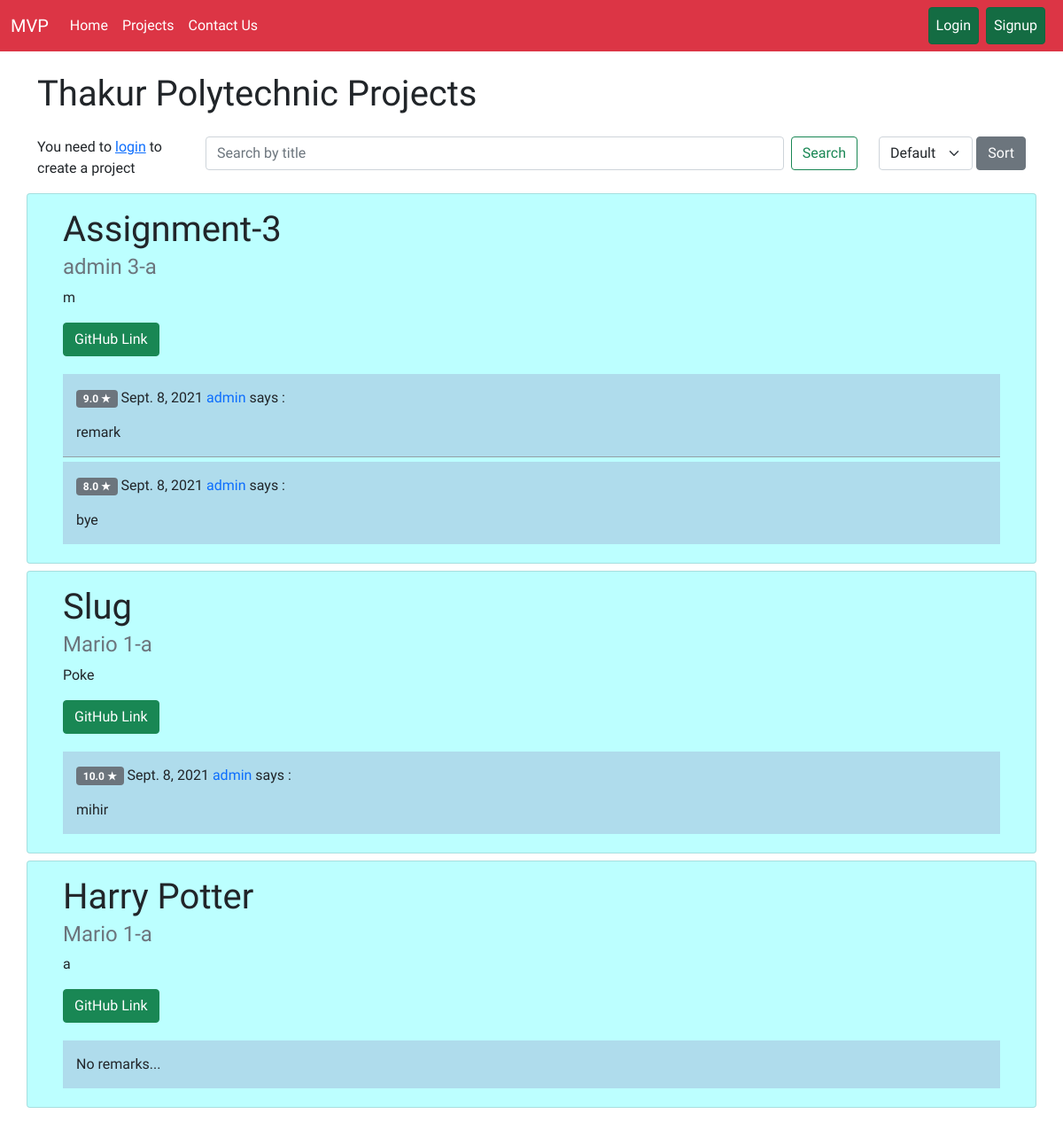
The page /projects/ on the database as committed earlier.
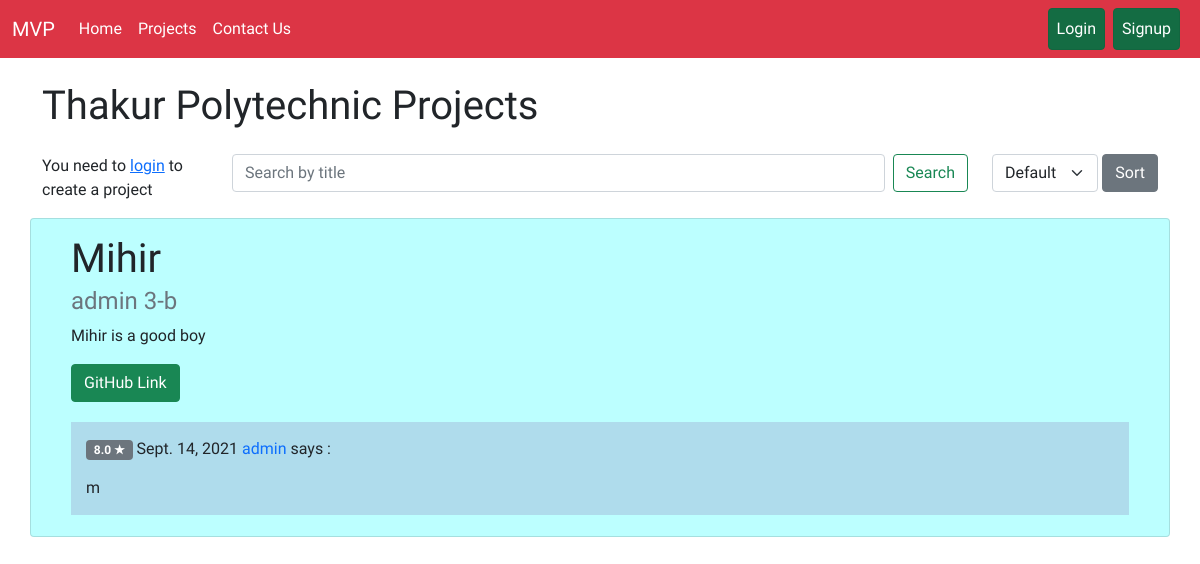
The same page on the database as committed later.
### projects/models.py (models this page shows, shortened)
class Project(models.Model):
    email = models.EmailField(max_length=254)
    title = models.CharField( max_length= 70)
    desc = models.CharField(max_length=700,blank=True,null=True)
    enroll_no = models.IntegerField()
    year = models.CharField( max_length=1)
    sec = models.CharField( max_length=1)
    git_link = models.CharField(max_length=70)
    live_link = models.CharField(max_length=70,blank=True,null=True)
    screenshot = models.ImageField( upload_to="projects/images",blank=True,null=True)
    submitted_by = models.ForeignKey(User, on_delete=models.CASCADE)
    pub_on = models.DateField(auto_now_add=True)
    updated_on =models.DateField(auto_now=True)
    class Meta:
        managed = True
        verbose_name = 'Project'
        verbose_name_plural = 'Projects'

class Remarks(models.Model):
    rating = models.FloatField()
    remarks = models.CharField( max_length=200)
    author = models.ForeignKey(User, on_delete=models.CASCADE)
    project = models.ForeignKey(Project , related_name="projects" , on_delete=models.CASCADE)
    pub_date = models.DateField(auto_now_add=True)
    class Meta:
        verbose_name = 'Remarks'
        verbose_name_plural = 'Remarks'

### projects/views.py (the view)
# urls.py: path("",views.Index),
def Index(request):
    sort_by = request.GET.get("sort_by")
    print(sort_by)
    if sort_by=='pub_on' or sort_by=='updated_on':
        proList=Project.objects.order_by('-updated_on')
    elif sort_by:
        proList = Project.objects.order_by(sort_by)
    else:
        proList = Project.objects.all()
    params={
        "data":proList
    }
    return render(request,"projects/index.html",params)

### projects/templates/projects/index.html (shortened to what this page needs)
{% extends "html/basic.html" %}
{% block body %}
  <div class="container custom-list">
    <h1 class="m-4 ms-0"> Thakur Polytechnic Projects</h1>
    <div class="row">
      <div class="col-2">
        {% if user.is_authenticated %}
          <a class="btn btn-primary btn-block ms-5" href="/projects/create/">Create a project</a>
        {% else %}
          You need to <a class="" href="/members/login/">login</a> to create a project
        {% endif %}
      </div>
      <div class="col-8">
        <form class="d-flex" method="POST" action= "/projects/search/">
          <input class="form-control me-2" type="search" placeholder="Search by title" aria-label="Search" name="searched">
          <button class="btn btn-outline-success" type="submit">Search</button>
        </form>
      </div>
      <div class="col-2">
        <form class="d-flex" action="/projects/" method="GET">
          <select Class="form-select" name="sort_by" id="">
            <option value="">Default</option>
          </select>
          <button class="btn btn-secondary ms-1" type="submit">Sort</button>
        </form>
      </div>
    </div>
  </div>
  <div class="container my-3 px-0">
    {% for d in data %}
      <div class="card my-2 px-4 customn">
        <div class="card-body">
            <h1 class="card-title">{{d.title}}</h1>
            <h4 class="card-subtitle mb-2 text-muted">{{d.submitted_by}}  {{d.year}}-{{d.sec}}</h4>
            <p class="card-text">{{d.desc}}</p>
            {% if d.git_link|length > 0 %}
              <a target="_blank" href="{{d.git_link}}" class="btn btn-success card-link">GitHub Link</a>
            {% endif %}
          <div>
            <ul class="remarks-con">
              {% if not d.projects.all %}
                <li>
                  <div class="post-comments">
                      <p>
                      No remarks...
                    </p>
                </div>
                </li>
              {% else %}
                {% for r in d.projects.all  %}
                  <li>
                    <div class="post-comments">
                      <p class="meta"><span class="badge bg-secondary">{{r.rating}} 	&#9733; </span>  {{r.pub_date}} <a  class="text-decoration-none text-primary">{{r.author.username}}</a> says : </p>
                      <p>
                        {{r.remarks}}
                      </p>
                    </div>
                    </li>
                {% endfor %}
              {% endif %}
            </ul>
          </div>
        </div>
      </div>
    {% endfor %}
  </div>
{% endblock body %}

### helper/html/basic.html (shortened to what this page needs)
<!DOCTYPE html>
<html lang="en">
	<head>
		<link
			rel="stylesheet"
			href="https://use.fontawesome.com/releases/v5.15.4/css/all.css"
		/>
		<link
			href="https://cdn.jsdelivr.net/npm/bootstrap@5.1.0/dist/css/bootstrap.min.css"
			rel="stylesheet"
		/>
	</head>
	<body>
		<nav class="custom-nav navbar navbar-expand-lg navbar-dark bg-danger">
			<div class="container-fluid">
				<a class="navbar-brand" href="/">MVP</a>
				<div class="collapse navbar-collapse" id="navbarSupportedContent">
					<ul class="me-auto navbar-nav mb-2 mb-lg-0">
						<li class="nav-item">
							<a class="nav-link active" aria-current="page" href="/"
								>Home</a
							>
						</li>
						<li class="nav-item">
							<a class="nav-link active" aria-current="page" href="/projects/"
								>Projects</a
							>
						</li>
						<li class="nav-item">
							<a class="nav-link active" aria-current="page" href="/projects/contactus"
								>Contact Us</a
							>
						</li>
					</ul>
					<ul class="navbar-nav mb-2 mb-lg-0 d-flex justify-content-end">
                        {% if user.is_authenticated  %}
                        <li class="nav-item dropdown">
							<a
								class="nav-link dropdown-toggle"
								href="#"
								id="navbarDropdownMenuLink"
								role="button"
								data-bs-toggle="dropdown"
								aria-expanded="false"
							>
							{{request.user.first_name}} {{request.user.last_name}}
							</a>
							<ul
								class="dropdown-menu"
								aria-labelledby="navbarDropdownMenuLink"
							>
								<li>
									<a class="dropdown-item" href="/members/logout/">Logout</a>
								</li>
							</ul>
						</li>
{% else %}
	<li class="nav-item">
							<a
								class="nav-link active btn btn-success"
								aria-current="page"
								href="/members/login/"
								>Login</a
							>
						</li>
						<li class="nav-item mx-2">
							<a
								class="nav-link active btn btn-success"
								aria-current="page"
								href="/members/signup/"
								>Signup</a
							>
						</li>
                          {% endif %}
					</ul>
				</div>
			</div>
		</nav>
		{% block body %}{% endblock body %}
	</body>
</html>

Rows that differ between the two databases and show on the page:
removed Project: title "Assignment-3", submitted_by "admin", year "3", sec "a", desc "m", Remarks (rating "9.0", pub_date "Sept. 8, 2021", author.username "admin", remarks "remark")
removed Remarks: rating "8.0", pub_date "Sept. 8, 2021", author.username "admin", remarks "bye", shown under "Assignment-3"
removed Project: title "Slug", submitted_by "Mario", year "1", sec "a", desc "Poke"
removed Remarks: rating "10.0", pub_date "Sept. 8, 2021", author.username "admin", remarks "mihir", shown under "Slug"
removed Project: title "Harry Potter", submitted_by "Mario", year "1", sec "a", desc "a", shows "No remarks..."
added Project: title "Mihir", submitted_by "admin", year "3", sec "b", desc "Mihir is a good boy", Remarks (rating "8.0", pub_date "Sept. 14, 2021", author.username "admin", remarks "m")
